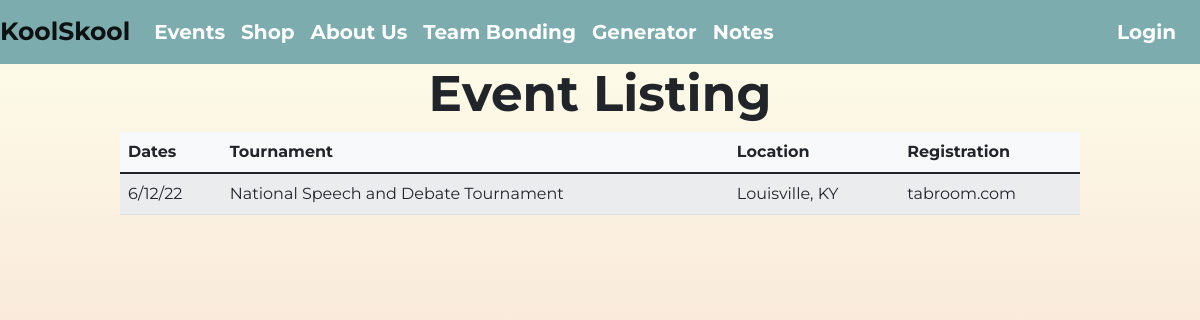
/events/, run on an earlier commit of the app's database.
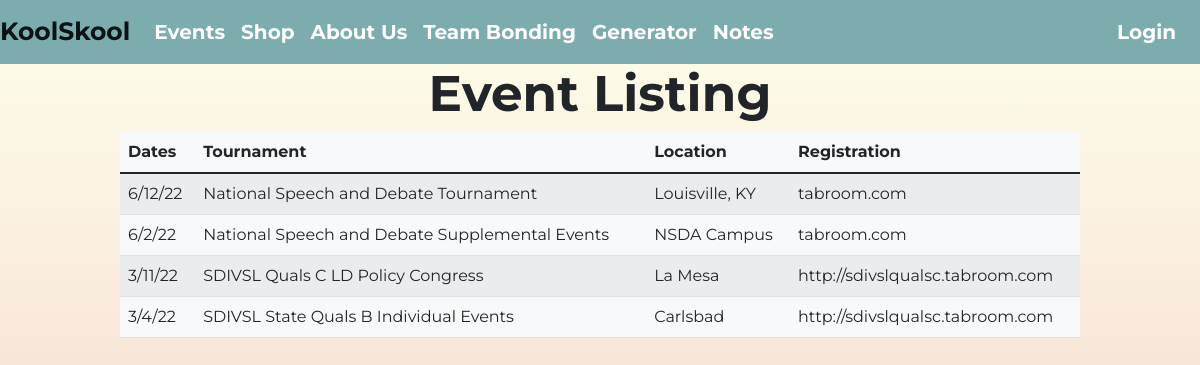
And on a later commit of the database.
### cruddy/model.py (models this page shows, shortened)
class Events(db.Model):
    __tablename__ = 'events'
    id = db.Column(db.Integer, primary_key=True)
    date = db.Column(db.Text, unique=False, nullable=False)
    tournament=db.Column(db.Text, unique=False, nullable=False)
    location = db.Column(db.Text, unique=False, nullable=False)
    registration = db.Column(db.Text, unique=False, nullable=False)
    def read(self):
        return {
            "id": self.id,
            "date": self.date,
            "tournament": self.tournament,
            "location": self.location,
            "registration": self.registration
        }

### events/app_events.py (the view)
@app_events.route('/')
def events():
    return render_template('displayevents.html', table=events_all())

### events/app_events.py (called while the page is built)
def events_all():
    return events_all_alc()

def events_all_alc():
    table = Events.query.all()
    json_ready = [peep.read() for peep in table]
    return json_ready

### events/templates/events/displayevents.html (shortened to what this page needs)
{% set pageTitle = "Events" %}
{% extends "layouts/base.html" %}
{% block content %}
<html lang="en">
<head>
</head>
<body>
  <h1 style="font-weight: bold; text-align: center; font-size: 50px;">Event Listing</h1>
  <table class="table table-striped bruh">
    <thead>
      <tr>
        <th scope="col">Dates</th>
        <th scope="col">Tournament</th>
        <th scope="col">Location</th>
        <th scope="col">Registration</th>
      </tr>
    </thead>
    <tbody>
      {% for row in table %}
      <tr>
        <td>{{ row['date'] }}</td>
        <td>{{ row['tournament'] }}</td>
        <td>{{ row['location'] }}</td>
        <td>{{ row['registration'] }}</td>
      </tr>
      {% endfor %}
    </tbody>
  </table>
</body>
</html>
{% endblock %}

### templates/layouts/base.html (shortened to what this page needs)
<!DOCTYPE html>
<html lang="en">
{% set basename = "KoolSkool" %}
<head>
    <link href="https://cdn.jsdelivr.net/npm/bootstrap@5.0.2/dist/css/bootstrap.min.css"
          rel="stylesheet"
    >
    {% block colors %}
    <link rel="stylesheet" type="text/css" href="{{ url_for('static', filename='SCSS/base_design.css', version= '50') }}">
    {% endblock %}
</head>
<body>
    {% include "layouts/navbar.html" %}
    {% block content %}
    {% endblock %}
</body>

### templates/layouts/navbar.html (shortened to what this page needs)
<nav class="navbar navbar-expand-lg navbar-light" style="background-color: #7DACAE;">
  <a style="font-weight: bold; font-size: 25px;" class="navbar-brand" href="/">{{ basename }}</a>
  <div class="collapse navbar-collapse" id="navbarSupportedContent">
    <ul class="navbar-nav mr-auto">
      <li class="nav-item">
        <a style="color: white; font-weight: bold; font-size: 20px;" class="nav-link" href={{ url_for('events.events')}}>Events</a>
      </li>
      <li class="nav-item">
        <a style="color: white; font-weight: bold; font-size: 20px;" class="nav-link" href={{ url_for('shop')}}>Shop</a>
      </li>
      <li class="nav-item">
        <a style="color: white; font-weight: bold; font-size: 20px;" class="nav-link" href={{ url_for('about')}}>About Us</a>
      </li>
      <li class="nav-item">
        <a style="color: white; font-weight: bold; font-size: 20px;" class="nav-link" href={{ url_for('activity')}}>Team Bonding</a>
      </li>
      <li class="nav-item">
          <a style="color: white; font-weight: bold; font-size: 20px;" class="nav-link" href={{ url_for('generator')}}>Generator</a>
      </li>
      <li>
          <a style="color: white; font-weight: bold; font-size: 20px;" class="nav-link" href={{url_for('notes.notes')}}>Notes</a>
      </li>
    </ul>
    <ul class="navbar-nav" style="margin-left: auto ">
      <li class="nav-item">
        <div class="px-3">
          {% if current_user.is_authenticated %}
          <a style="color: white; font-weight: bold; font-size: 20px;" class="nav-link" href={{url_for('main_logout')}}> Hello, {{ current_user.name }} </a>
          {% else %}
          <a style="color: white; font-weight: bold; font-size: 20px;" class="nav-link" href={{url_for('main_login')}}>Login</a>
          {% endif %}
        </div>
      </li>
    </ul>
  </div>
</nav>

### templates/layouts/base.html (style rules this page uses)
body { background: -webkit-gradient(linear, left top, left bottom, from(#FEFFEB), to(#f2cac4)) fixed; }

### events/templates/events/displayevents.html (style rules this page uses)
.bruh { width: 80%; margin: 0 auto; }

What changed in the data, as far as the page shows it:
added Events: date "6/2/22", tournament "National Speech and Debate Supplemental Events", location "NSDA Campus", registration "tabroom.com"
added Events: date "3/11/22", tournament "SDIVSL Quals C LD Policy Congress", location "La Mesa", registration "http://sdivslqualsc.tabroom.com"
added Events: date "3/4/22", tournament "SDIVSL State Quals B Individual Events", location "Carlsbad", registration "http://sdivslqualsc.tabroom.com"
